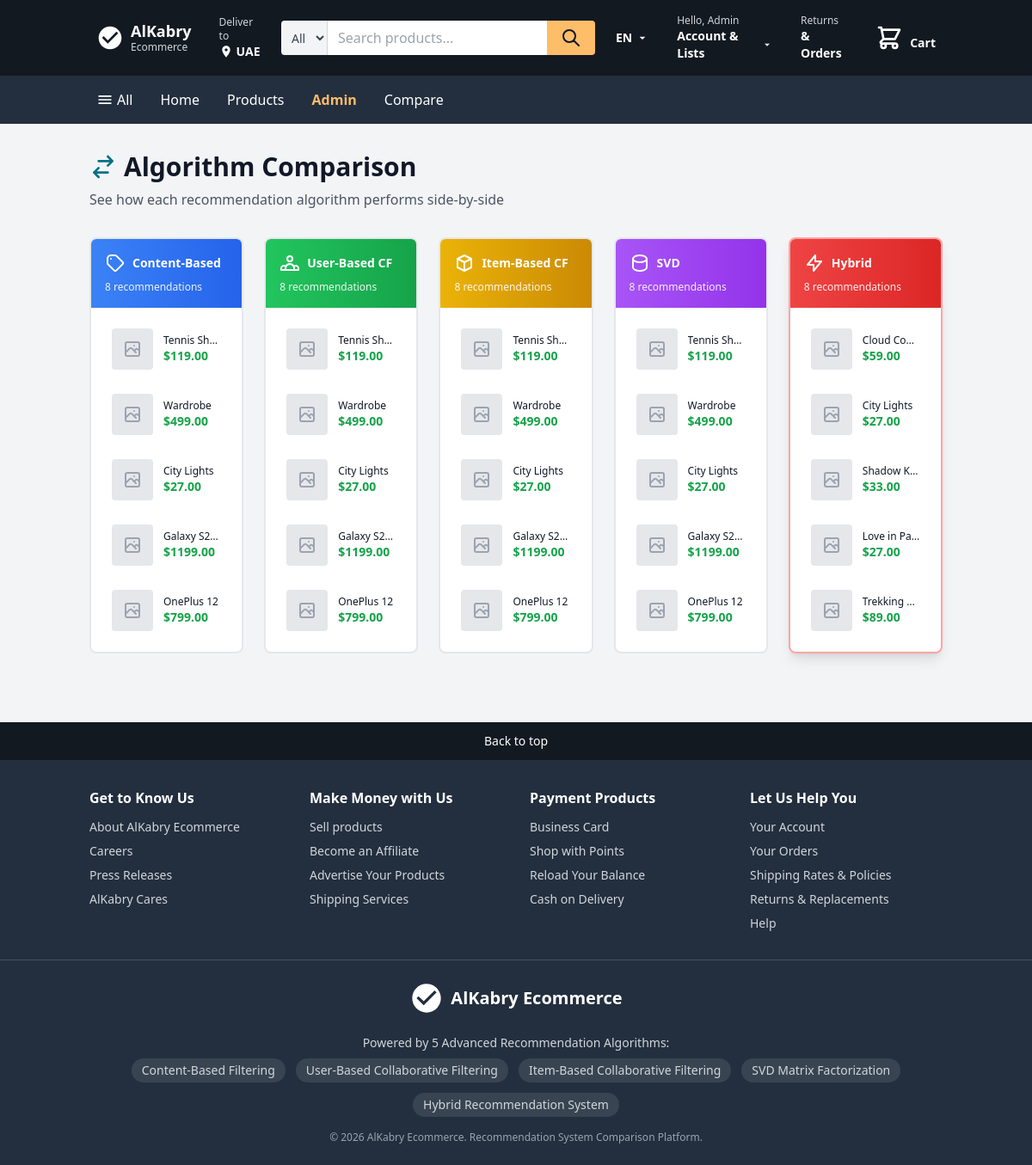
Before: /recommendations/api/compare/ (signed in) with the older database file.
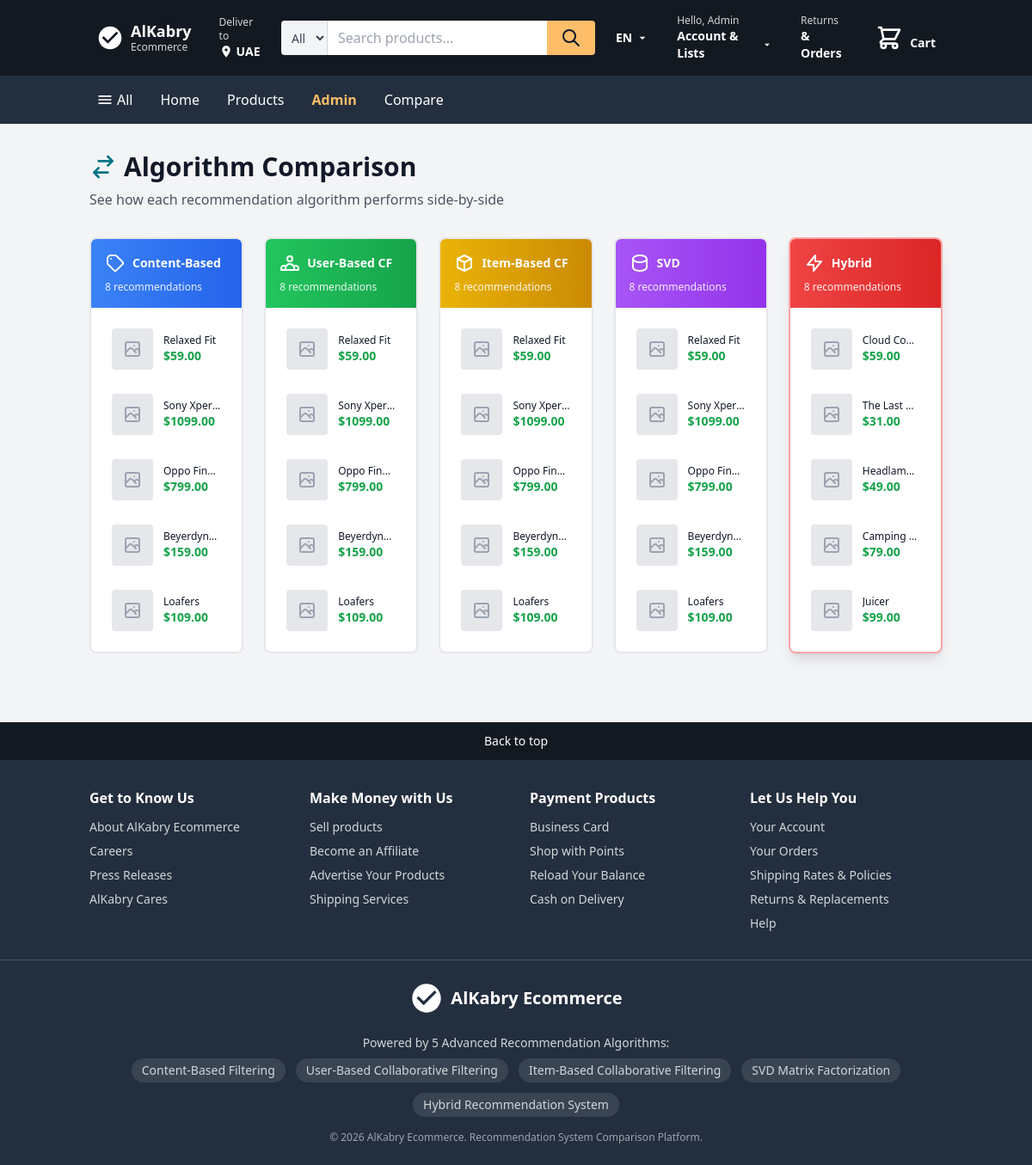
After: the same page with the newer database file.
### products/models.py (models this page shows, shortened)
class Product(models.Model):
    name = models.CharField(max_length=300)
    slug = models.SlugField(max_length=300, unique=True, blank=True)
    description = models.TextField()
    short_description = models.CharField(max_length=255, blank=True)
    price = models.DecimalField(max_digits=10, decimal_places=2)
    compare_price = models.DecimalField(
        max_digits=10,
        decimal_places=2,
        null=True,
        blank=True,
        help_text='Original price for showing discounts'
    )
    cost_price = models.DecimalField(
        max_digits=10,
        decimal_places=2,
        null=True,
        blank=True
    )
    sku = models.CharField(max_length=100, unique=True, blank=True)
    stock = models.PositiveIntegerField(default=0)
    is_available = models.BooleanField(default=True)
    category = models.ForeignKey(
        Category,
        on_delete=models.SET_NULL,
        null=True,
        related_name='products'
    )
    tags = models.ManyToManyField(Tag, blank=True, related_name='products')
    brand = models.CharField(max_length=100, blank=True)
    color = models.CharField(max_length=50, blank=True)
    size = models.CharField(max_length=50, blank=True)
    material = models.CharField(max_length=100, blank=True)
    image = models.ImageField(upload_to='products/', blank=True)
    avg_rating = models.FloatField(default=0.0)
    rating_count = models.PositiveIntegerField(default=0)
    views_count = models.PositiveIntegerField(default=0)
    purchases_count = models.PositiveIntegerField(default=0)
    created_at = models.DateTimeField(auto_now_add=True)
    updated_at = models.DateTimeField(auto_now=True)
    is_featured = models.BooleanField(default=False)
    is_active = models.BooleanField(default=True)
    class Meta:
        db_table = 'products'
        ordering = ['-created_at']
        indexes = [
            models.Index(fields=['slug']),
            models.Index(fields=['category']),
            models.Index(fields=['is_available', 'is_active']),
        ]
    def get_absolute_url(self):
        return reverse('products:detail', args=[self.slug])

### recommendations/views.py (the view)
# urls.py: path('api/compare/', views.compare_algorithms, name='compare'),
@login_required
def compare_algorithms(request):
    service = RecommendationService()
    results = service.compare_all_algorithms(request.user)
    return render(request, 'recommendations/compare.html', {
        'results': results,
    })

### cart/cart.py (called while the page is built)
    def __len__(self):
        return self.cart.total_items

### cart/context_processors.py (called while the page is built)
def cart(request):
    return {'cart': CartHandler(request)}

### cart/models.py (called while the page is built)
    @property
    def total_items(self):
        return sum(item.quantity for item in self.items.all())

### recommendations/services.py (called while the page is built, shortened)
    def _content_based_recommendations(self, user, limit=8):
        user_interactions = UserInteraction.objects.filter(
            user=user
        ).values('product_id', 'interaction_type')
        if not user_interactions:
            return list(Product.objects.filter(
                is_available=True, is_active=True
            ).order_by('-views_count')[:limit])

    def _user_based_cf_recommendations(self, user, limit=8):
        matrix = self._get_user_item_matrix()
        if matrix.empty or user.id not in matrix.index:
            return list(Product.objects.filter(
                is_available=True, is_active=True
            ).order_by('-views_count')[:limit])

### templates/recommendations/compare.html (shortened to what the changed rows need)
{% extends 'base.html' %}
{% block content %}
<div class="container mx-auto px-4 py-8">
    <div class="mb-8">
        <h1 class="text-3xl font-bold text-gray-900 mb-2 flex items-center gap-2">
            <svg class="w-8 h-8 text-amazon-blue" fill="none" stroke="currentColor" viewBox="0 0 24 24">
                <path stroke-linecap="round" stroke-linejoin="round" stroke-width="2" d="M8 7h12m0 0l-4-4m4 4l-4 4m0 6H4m0 0l4 4m-4-4l4-4"/>
            </svg>
            Algorithm Comparison
        </h1>
    </div>
    {% if user.is_authenticated %}
    <div class="grid grid-cols-1 md:grid-cols-5 gap-6">
        {% for algo_name, algo_data in results.items %}
        <div class="bg-white border-2 {% if algo_name == 'hybrid' %}border-red-300 shadow-lg{% else %}border-gray-200{% endif %} rounded-lg overflow-hidden hover:shadow-xl transition-shadow">
            <div class="{% if algo_name == 'hybrid' %}bg-gradient-to-r from-red-500 to-red-600{% elif algo_name == 'content_based' %}bg-gradient-to-r from-blue-500 to-blue-600{% elif algo_name == 'user_based_cf' %}bg-gradient-to-r from-green-500 to-green-600{% elif algo_name == 'item_based_cf' %}bg-gradient-to-r from-yellow-500 to-yellow-600{% elif algo_name == 'svd' %}bg-gradient-to-r from-purple-500 to-purple-600{% endif %} text-white p-4">
                <div class="flex items-center gap-2 mb-2">
                    {% if algo_name == 'content_based' %}
                    <svg class="w-6 h-6" fill="none" stroke="currentColor" viewBox="0 0 24 24">
                        <path stroke-linecap="round" stroke-linejoin="round" stroke-width="2" d="M7 7h.01M7 3h5c.512 0 1.024.195 1.414.586l7 7a2 2 0 010 2.828l-7 7a2 2 0 01-2.828 0l-7-7A1.994 1.994 0 013 12V7a4 4 0 014-4z"/>
                    </svg>
                    {% elif algo_name == 'user_based_cf' %}
                    <svg class="w-6 h-6" fill="none" stroke="currentColor" viewBox="0 0 24 24">
                        <path stroke-linecap="round" stroke-linejoin="round" stroke-width="2" d="M17 20h5v-2a3 3 0 00-5.356-1.857M17 20H7m10 0v-2c0-.656-.126-1.283-.356-1.857M7 20H2v-2a3 3 0 015.356-1.857M7 20v-2c0-.656.126-1.283.356-1.857m0 0a5.002 5.002 0 019.288 0M15 7a3 3 0 11-6 0 3 3 0 016 0z"/>
                    </svg>
                    {% elif algo_name == 'item_based_cf' %}
                    <svg class="w-6 h-6" fill="none" stroke="currentColor" viewBox="0 0 24 24">
                        <path stroke-linecap="round" stroke-linejoin="round" stroke-width="2" d="M20 7l-8-4-8 4m16 0l-8 4m8-4v10l-8 4m0-10L4 7m8 4v10M4 7v10l8 4"/>
                    </svg>
                    {% elif algo_name == 'svd' %}
                    <svg class="w-6 h-6" fill="none" stroke="currentColor" viewBox="0 0 24 24">
                        <path stroke-linecap="round" stroke-linejoin="round" stroke-width="2" d="M4 7v10c0 2.21 3.582 4 8 4s8-1.79 8-4V7M4 7c0 2.21 3.582 4 8 4s8-1.79 8-4M4 7c0-2.21 3.582-4 8-4s8 1.79 8 4"/>
                    </svg>
                    {% elif algo_name == 'hybrid' %}
                    <svg class="w-6 h-6" fill="none" stroke="currentColor" viewBox="0 0 24 24">
                        <path stroke-linecap="round" stroke-linejoin="round" stroke-width="2" d="M13 10V3L4 14h7v7l9-11h-7z"/>
                    </svg>
                    {% endif %}
                    <h3 class="font-bold text-sm">
                        {% if algo_name == 'content_based' %}
                        Content-Based
                        {% elif algo_name == 'user_based_cf' %}
                        User-Based CF
                        {% elif algo_name == 'item_based_cf' %}
                        Item-Based CF
                        {% elif algo_name == 'svd' %}
                        SVD
                        {% elif algo_name == 'hybrid' %}
                        Hybrid
                        {% endif %}
                    </h3>
                </div>
                <p class="text-xs opacity-90">{{ algo_data.count }} recommendations</p>
            </div>
            <div class="p-4">
                {% if algo_data.recommendations %}
                <div class="space-y-3">
                    {% for product in algo_data.recommendations|slice:":5" %}
                    <a href="{{ product.get_absolute_url }}" class="flex items-center gap-3 p-2 hover:bg-gray-50 rounded-lg transition-colors group">
                        {% if product.image %}
                        <img src="{{ product.image.url }}"
                             alt="{{ product.name }}"
                             class="w-12 h-12 object-cover rounded flex-shrink-0 group-hover:shadow-md transition-shadow">
                        {% else %}
                        <div class="w-12 h-12 bg-gray-200 rounded flex items-center justify-center flex-shrink-0">
                        </div>
                        {% endif %}
                        <div class="flex-1 min-w-0">
                            <p class="text-xs font-medium text-gray-900 truncate group-hover:text-amazon-blue transition-colors">{{ product.name|truncatechars:30 }}</p>
                            <p class="text-sm font-bold text-green-600">${{ product.price }}</p>
                        </div>
                    </a>
                    {% endfor %}
                </div>
                {% endif %}
            </div>
        </div>
        {% endfor %}
    </div>
    {% endif %}
</div>
{% endblock %}

Changed rows visible on the page:
removed Product: name "Tennis Sh…", price "119.00"
removed Product: name "Wardrobe", price "499.00"
removed Product: name "City Lights", price "27.00"
removed Product: name "Galaxy S2…", price "1199.00"
removed Product: name "OnePlus 12", price "799.00"
removed Product: name "Shadow K…", price "33.00", shown under "8"
removed Product: name "Love in Pa…", price "27.00", shown under "8"
removed Product: name "Trekking…", price "89.00", shown under "8"
added Product: name "Relaxed Fit", price "59.00"
added Product: name "Sony Xper…", price "1099.00"
added Product: name "Oppo Fin…", price "799.00"
added Product: name "Beyerdyn…", price "159.00"
added Product: name "Loafers", price "109.00"
added Product: name "The Last…", price "31.00", shown under "8"
added Product: name "Headlam…", price "49.00", shown under "8"
added Product: name "Camping…", price "79.00", shown under "8"
added Product: name "Juicer", price "99.00", shown under "8"
